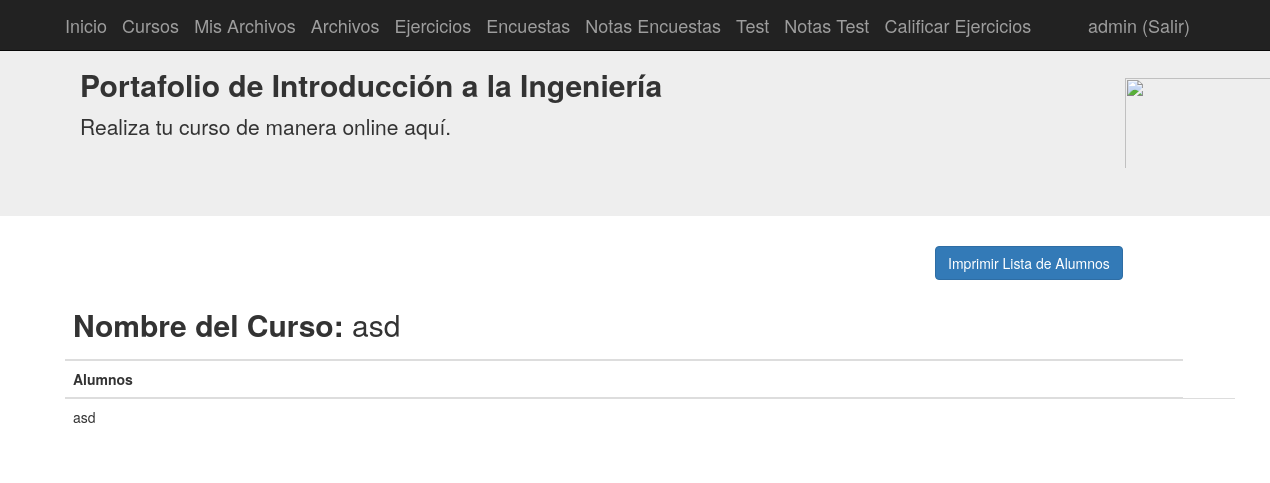
/cursos/1/ver (signed in), run on the app's committed database.
### tables this page shows
CREATE TABLE alumnos (
	id INTEGER NOT NULL, 
	username VARCHAR(100) NOT NULL, 
	password_hash VARCHAR(128) NOT NULL, 
	nombre VARCHAR(200) NOT NULL, 
	email VARCHAR(200) NOT NULL, 
	"Cursoid" INTEGER NOT NULL, 
	admin BOOLEAN, 
	PRIMARY KEY (id), 
	FOREIGN KEY("Cursoid") REFERENCES cursos (id), 
	CHECK (admin IN (0, 1))
);

CREATE TABLE cursos (
	id INTEGER NOT NULL, 
	nombre VARCHAR(100), 
	PRIMARY KEY (id)
);

### aplicacion/app.py (the view)
@app.route('/cursos/<id>/ver', methods=["get", "post"])
@login_required
def cursos_ver(id):
    from aplicacion.models import  Cursos,Alumnos
    dataTable = []
    curso=Cursos.query.filter_by(id=id)
    print("curso",curso[0].nombre)
    alumnos = Alumnos.query.filter_by(Cursoid=id)
    largoalu=alumnos.count()
    print(largoalu)
    for index in range(0,largoalu):
            nombreAux=alumnos[index].nombre
            print(nombreAux)
            dataTable.append(
                        {
                            'nombreAlumno': nombreAux,
                                   }
                    )
    return render_template("cursos_ver.html",dataTable=dataTable,curso=curso)

### aplicacion/app.py (called while the page is built)
@login_manager.user_loader
def load_user(user_id):
    from aplicacion.models import Alumnos
    return Alumnos.query.get(int(user_id))

### aplicacion/models.py (called while the page is built)
    def is_admin(self):
        return self.admin

### aplicacion/templates/cursos_ver.html (shortened to what this page needs)
{% extends "base.html" %}
{% block contenido %}
<div class="container">
  <div class="col-md-9"></div>
  <button class="btn btn-primary" id="idbutton" onclick="funcionimprimir()">Imprimir Lista de Alumnos</button>
  <div class="row">
    <table class="table">
      <thead>
        <th><h2> <b> Nombre del Curso:</b>   {{curso[0].nombre}}</h2></th>
        <tr>
          <th scope="col">Alumnos</th>
        </tr>
      </thead>
      <tbody>
        {% for index in dataTable %}
          <tr>
              <td>{{ index.nombreAlumno }}</td>
              <td>{{ index.promedio }}</td>
          </tr>
        {% endfor %}
      </tbody>
    </table>
  </div>
</div>
{% endblock %}

### aplicacion/templates/base.html (shortened to what this page needs)
{% extends "bootstrap/base.html" %}
{% block navbar %}
<nav class="navbar navbar-inverse navbar-fixed-top">
      <div class="container">
        <div class="navbar-header">
          <a class="navbar-brand" href="/">Inicio</a>
          <a class="navbar-brand" href="{{url_for('cursos')}}">Cursos</a>
          {% if current_user.is_authenticated  %}
          <a class="navbar-brand" href="{{url_for('get_all_files')}}">Mis Archivos</a>
          {%endif%}
          {% if current_user.is_authenticated and current_user.is_admin() %}
          <a class="navbar-brand" href="{{url_for('archivos')}}">Archivos</a>
          <a class="navbar-brand" href="{{url_for('ejercicios')}}">Ejercicios</a>
          <a class="navbar-brand" href="{{url_for('encuestas')}}">Encuestas</a>
          <a class="navbar-brand" href="{{url_for('calificaciones')}}">Notas Encuestas</a>
          <a class="navbar-brand" href="{{url_for('actividades')}}">Test</a>
          <a class="navbar-brand" href="{{url_for('calificacionesA')}}">Notas Test</a>
          <a class="navbar-brand" href="{{url_for('calificar')}}">Calificar Ejercicios</a>
          {%endif %}
        </div>
        <div id="navbar" class="navbar-collapse collapse navbar-right">
          {% if current_user.is_authenticated %}
          <a class="navbar-brand " href="/logout"> {{ current_user.username}} (Salir)</a>
          {% else %}
          <a class="navbar-brand " href="/login">Login</a>
          {% endif %}
        </div>
      </div>
    </nav>
    <div class="jumbotron">
      <div class="container">
        <div class="col-md-11">
          <h2> <b>  Portafolio de Introducción a la Ingeniería</b></h2>
          <p>Realiza tu curso de manera online aquí.</p>
        </div>
        <div class="col-md-1">
          <img style="padding-top:30px" height="120" width="170" src="https://git.cromer.cl/UBB/mt/raw/commit/ad0ca3738a645b2049aae4aa610f6b0677792105/src/mt/images/UBBLogo.png">
        </div>
      </div>
    </div>
{% endblock %}
{% block content %}
<div class="container-fluid">
  <div class="row">
  	<div class="container">
	    {% block contenido %}{% endblock %}
  	</div>
 </div>
{% endblock %}

### data on the page
alumnos: username "admin"
cursos: nombre "asd"
alumnos: nombreAlumno "asd"
